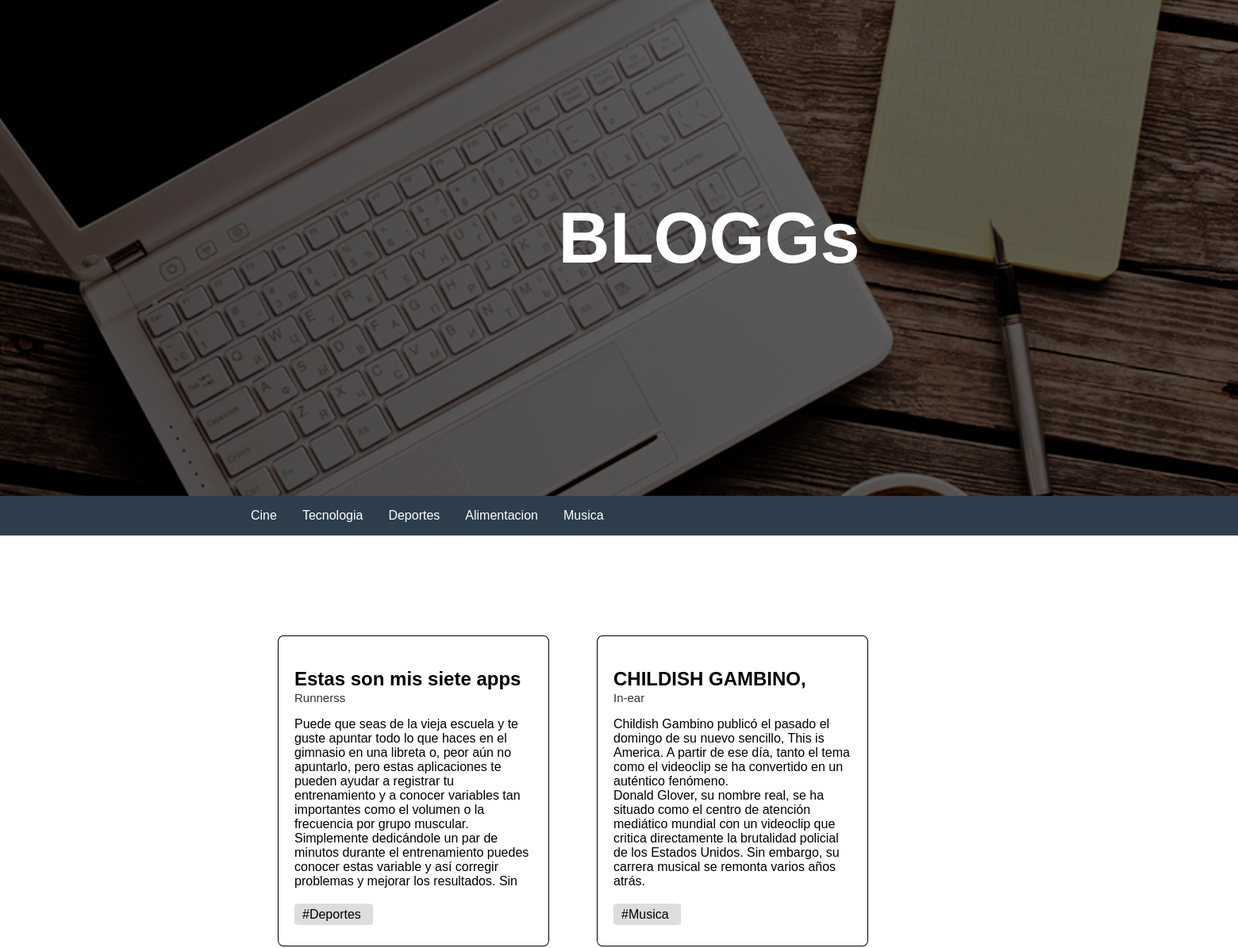
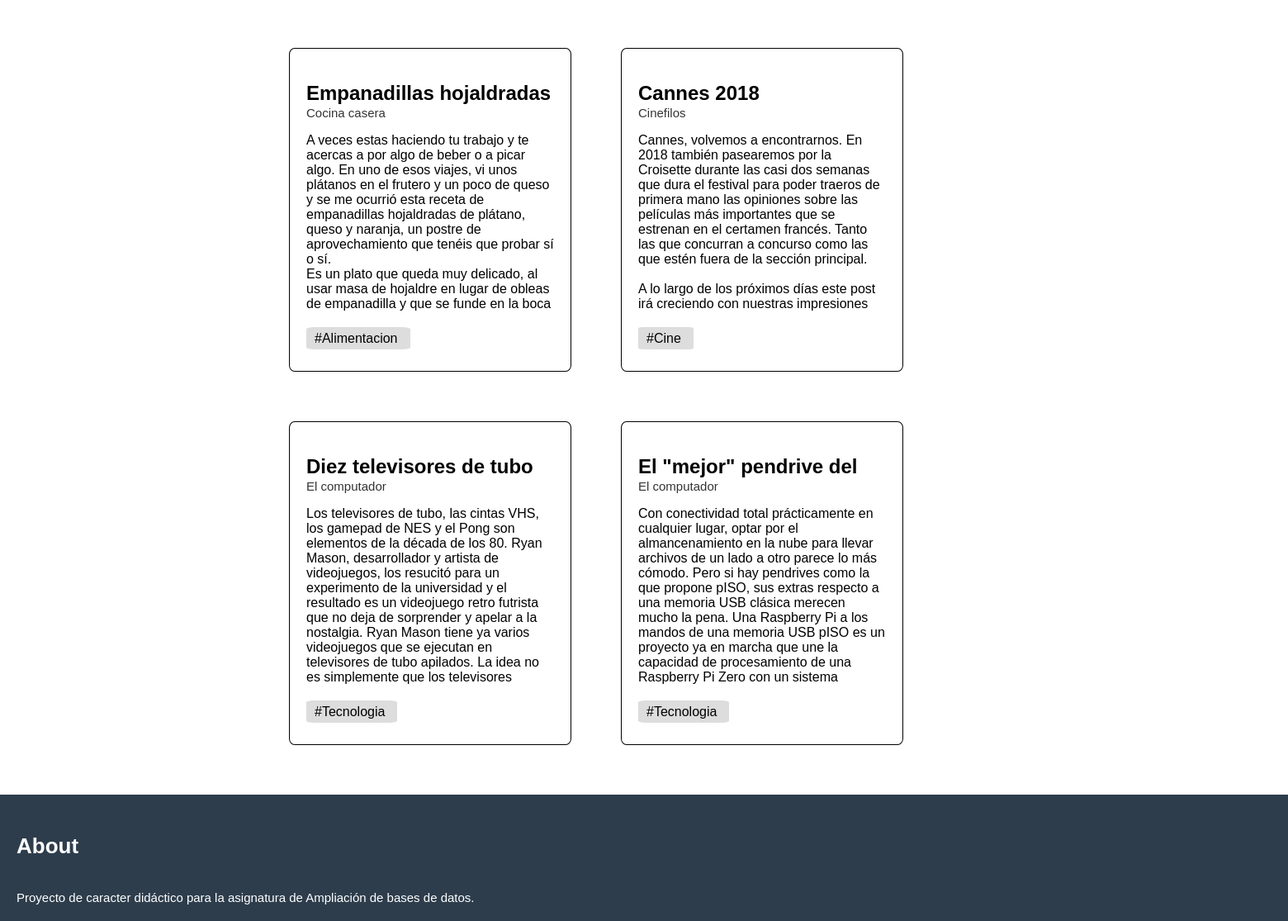
The page / on the database its author committed (2 pictures, top to bottom).
### tables this page shows
CREATE TABLE `post` (
  `id_post` int(11) NOT NULL,
  `title` varchar(500) NOT NULL,
  `mail` varchar(100) NOT NULL,
  `id_category` tinyint(4) NOT NULL,
  `ptext` text NOT NULL
);

CREATE TABLE `user` (
  `mail` varchar(100) NOT NULL,
  `password` varchar(100) NOT NULL,
  `blogname` varchar(100) NOT NULL
);

CREATE TABLE `categories` (
  `id_category` tinyint(4) NOT NULL,
  `value` varchar(100) NOT NULL
);

### models/entidadBase.php (called while the page is built, shortened)
<?php
require_once $_SERVER['DOCUMENT_ROOT']."/config/conectar.php";
class EntidadBase{
    private $db;
    public function db() {
        return $this->db;
    }
    public function __construct($table, $class) {
    		try{
    			$conectar=new Conectar();
    			$this->db=$conectar->getConexion();
    		}catch(Excepcion $e){
    			error_log("MySQL: Code: ".$e->getCode(). " Desc: " .$e->getMessage() ,0);
    			throw new Exception($e);
    		}
    }
}
?>

### config/conectar.php (called while the page is built, shortened)
<?php
class Conectar{
    private $servername, $username, $password, $database, $driver;
    public function __construct() {
		$ini_array = parse_ini_file("entorno.ini", true);
		if($ini_array==null)
			throw new Exception('MySQL: Error al abrir entorno configuración para conexión BBDD');
		else{
			$this->servername=$ini_array['BLOGGS']['servername'];
			$this->username=$ini_array['BLOGGS']['username'];
			$this->password=$ini_array['BLOGGS']['password'];
			$this->database=$ini_array['BLOGGS']['database'];
		  }
    }
    public function getConexion(){
        if($this->driver=="mysql" || $this->driver==null){
        	$db = new mysqli($this->servername, $this->username, $this->password, $this->database);
        }
        return $db;
    }
}
?>

### models/postslist.php (the view, shortened to what this page needs)
<?php
require_once 'entidadBase.php';
class PostsList extends EntidadBase {
  public function topRated(){
    $req=$this->db()->query("SELECT *,COUNT(post.id_post) AS Rated
                              FROM post JOIN likes on(post.id_post = likes.id_post)
                              JOIN user on(user.mail = post.mail)
                              JOIN categories on(categories.id_category = post.id_category)
                              GROUP By post.id_post ORDER BY Rated DESC");
    $filas = $this->showData($req);
    $this->showAllList($filas);
  }
  private function showAllList($filas){
    $posts=count($filas);
    $height=600+(floor(($posts-1)/3))*450;
    echo '<div id=topentradas style="height:'.$height.'px">';
    echo '<ul>';
          $i =0;
          while($i<$posts){
            echo '<a href="../views/viewpost.php?id='.$filas[$i]['id_post'].'" style="text-decoration:none;color:black;"><li class=ipost style="float: left;">';
            echo '<h2 class=ptitle>'.$filas[$i]['title'].'</h2>';
            echo '<p class=psubtitle>'.$filas[$i]['blogname'].'</p>';
            echo '<p class=ptext>'.$filas[$i]['ptext'].'</p>';
            echo '<a href"" class=postcat>#'.$filas[$i]['value'].'</a>';
            echo '</li></a>';
            $i++;
          }
    echo '</ul></div>';
  }
}
?>

### css/index.css (style rules this page uses)
body { margin: 0px; font-family:sans-serif; }
li { float: left; }

### css/postlist.css (style rules this page uses)
#topentradas { margin-left: 300px; margin-top: 100px; padding: 10px; }
.ipost { height: 350px; width: 300px; margin-right: 60px; margin-bottom: 60px; border-color: black; border-radius: 2%; border-width: 0.5px; border-style: solid; display: inline; list-style-type: none; padding: 20px; }
.postcat { padding-left: 10px; padding-right: 15px; padding-top: 5px; padding-bottom: 5px; background-color: #ddd; border-radius: 8% }
.ptitle { margin-bottom: 0; max-height: 27px; overflow: hidden; }
.psubtitle { margin-top: 2px; color: #333; font-size: 15px; }
.ptext { max-height: 215px; overflow: hidden; margin-bottom: 25px; }

### rows shown on the page
post: title "Estas son mis siete apps…", user.blogname "Runnerss", ptext "Puede que seas de la vieja escuela y te guste apuntar todo lo que haces en el gimnasio en una libreta o, peor aún no apuntarlo, pero estas aplicaciones te pueden ayudar a registrar tu entrenamiento y a conocer variables tan importantes como el volumen o la frecuencia por grupo muscular. Simplemente dedicándole un par de minutos durante el entrenamiento puedes conocer estas variable y así corregir problemas y mejorar los resultados. Sin…", id_category.value "Deportes"
post: title "CHILDISH GAMBINO,…", user.blogname "In-ear", ptext "Childish Gambino publicó el pasado el domingo de su nuevo sencillo, This is America. A partir de ese día, tanto el tema como el videoclip se ha convertido en un auténtico fenómeno. Donald Glover, su nombre real, se ha situado como el centro de atención mediático mundial con un videoclip que critica directamente la brutalidad policial de los Estados Unidos. Sin embargo, su carrera musical se remonta varios años atrás.", id_category.value "Musica"
post: title "Empanadillas hojaldradas…", user.blogname "Cocina casera", ptext "A veces estas haciendo tu trabajo y te acercas a por algo de beber o a picar algo. En uno de esos viajes, vi unos plátanos en el frutero y un poco de queso y se me ocurrió esta receta de empanadillas hojaldradas de plátano, queso y naranja, un postre de aprovechamiento que tenéis que probar sí o sí. Es un plato que queda muy delicado, al usar masa de hojaldre en lugar de obleas de empanadilla y que se funde en la boca…", id_category.value "Alimentacion"
post: title "Cannes 2018", user.blogname "Cinefilos", ptext "Cannes, volvemos a encontrarnos. En 2018 también pasearemos por la Croisette durante las casi dos semanas que dura el festival para poder traeros de primera mano las opiniones sobre las películas más importantes que se estrenan en el certamen francés. Tanto las que concurran a concurso como las que estén fuera de la sección principal. A lo largo de los próximos días este post irá creciendo con nuestras impresiones…", id_category.value "Cine"
post: title "Diez televisores de tubo…", user.blogname "El computador", ptext "Los televisores de tubo, las cintas VHS, los gamepad de NES y el Pong son elementos de la década de los 80. Ryan Mason, desarrollador y artista de videojuegos, los resucitó para un experimento de la universidad y el resultado es un videojuego retro futrista que no deja de sorprender y apelar a la nostalgia. Ryan Mason tiene ya varios videojuegos que se ejecutan en televisores de tubo apilados. La idea no es simplemente que los televisores…", id_category.value "Tecnologia"
post: title "El \"mejor\" pendrive del…", user.blogname "El computador", ptext "Con conectividad total prácticamente en cualquier lugar, optar por el almancenamiento en la nube para llevar archivos de un lado a otro parece lo más cómodo. Pero si hay pendrives como la que propone pISO, sus extras respecto a una memoria USB clásica merecen mucho la pena. Una Raspberry Pi a los mandos de una memoria USB pISO es un proyecto ya en marcha que une la capacidad de procesamiento de una Raspberry Pi Zero con un sistema…", id_category.value "Tecnologia"

### other values the page prints
$categorias[$i] "Cine"
$categorias[$i] "Tecnologia"
$categorias[$i] "Deportes"
$categorias[$i] "Alimentacion"
$categorias[$i] "Musica"
